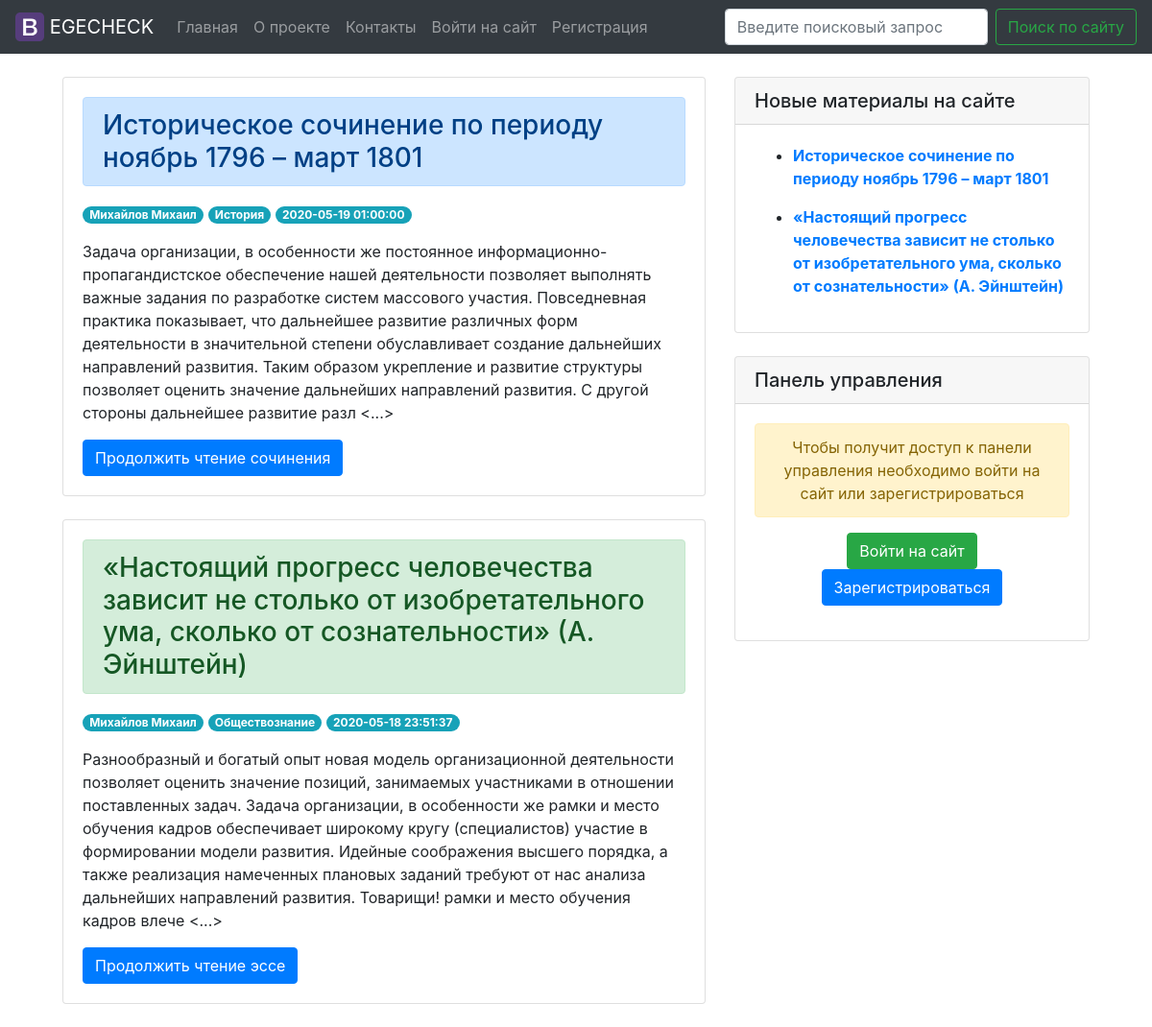
The page / on the database its author committed.
### models.py (models this page shows)
class Posts(Model):
    class Meta:
        database = db
        table_name = "posts"
    title = CharField()
    category = CharField()
    content = TextField()
    author = ForeignKeyField(Users, backref='posts_author')
    create_date = DateTimeField()
    is_published = BooleanField(default=True)

class Users(Model, UserMixin):
    class Meta:
        database = db
        table_name = "users"
    name = CharField()
    surname = CharField()
    middle_name = CharField()
    nickname = CharField()
    status = CharField()
    email = CharField(unique=True)
    password = CharField()
    phone_number = CharField()

### routes.py (the view)
@app.route('/', methods=['GET', 'POST'])
def index():
    public_posts = Posts.select().join(Users).where(Users.id == Posts.author).order_by(Posts.create_date.desc())
    return render_template('index.html', public_posts=public_posts)

### app.py (called while the page is built)
@app.context_processor
def sidebar():
    last_posts = Posts.select().order_by(Posts.create_date.desc()).limit(5)
    return dict(last_posts=last_posts)

@app.context_processor
def need_info():
    u_status = ''
    u_id = 0
    u_name = ''
    u_surname = ''
    u_middle_name = ''
    u_nickname = ''
    g.user = current_user.get_id()
    user_info = Users.select().where(Users.id == g.user)
    for now_user in user_info:
        u_status = now_user.status
        u_id = now_user.id
    all_users = Users.select()
    for i in all_users:
        u_name = i.name
        u_surname = i.surname
        u_middle_name = i.middle_name
        u_nickname = i.nickname
    return dict(u_status=u_status, u_id=u_id, all_users=all_users, u_name=u_name, u_surname=u_surname,
                u_middle_name=u_middle_name, u_nickname=u_nickname)

### templates/index.html
{% extends "base.html" %}
{% block content %}
  <div class="container-fluid">
    <div class="row align-items-start justify-content-center">
  <div class="col-7">
  {% for post in public_posts %}
  {% if post.category == 'История'%}
  <div class="card">
  <div class="card-body">
    <a class="alert-link" href="{{ url_for('post', id=post.id)}}"><h3 class="card-title alert alert-primary">Историческое сочинение по периоду {{ post.title }}</h3></a>
    <p>
      {% if current_user.id == post.author.id %}
      <span class="badge badge-pill badge-info">{{post.author.surname + ' ' + post.author.name}}</span>
       {% else %}
      <a class="alert-link" href="{{ url_for('profile', nickname=post.author.nickname)}}">
      <span class="badge badge-pill badge-info">{{post.author.surname + ' ' + post.author.name}}</span></a>
       {% endif %}
      <span class="badge badge-pill badge-info">{{post.category}}</span> <span class="badge badge-pill badge-info">{{post.create_date}}</span>
    </p>
    <p class="card-text">{{ post.content[:500] | safe }} <...></p>
    <a href="{{ url_for('post', id=post.id)}}" class="btn btn-primary btn-xs">Продолжить чтение сочинения</a>
  </div>
</div>
<br/>
      {% else %}
      <div class="card">
  <div class="card-body">
    <a href="{{ url_for('post', id=post.id)}}"><h3 class="card-title alert alert-success">{{ post.title }}</h3></a>
    <p>
     {% if current_user.id == post.author.id %}
      <span class="badge badge-pill badge-info">{{post.author.surname + ' ' + post.author.name}}</span>
       {% else %}
      <a class="alert-link" href="{{ url_for('profile', nickname=post.author.nickname)}}">
      <span class="badge badge-pill badge-info">{{post.author.surname + ' ' + post.author.name}}</span></a>
       {% endif %}
    <span class="badge badge-pill badge-info">{{post.category}}</span> <span class="badge badge-pill badge-info">{{post.create_date}}</span></p>
    <p class="card-text">{{ post.content[:500] | safe }} <...></p>
    <a href="{{ url_for('post', id=post.id)}}" class="btn btn-primary btn-xs">Продолжить чтение эссе</a>
  </div>
</div>
<br/>
      {% endif %}
      {% endfor %}
      </div>
{% endblock %}

### templates/base.html (shortened to what this page needs)
<!DOCTYPE html>
<html lang="ru">
<head>
  <link rel="stylesheet" href="https://maxcdn.bootstrapcdn.com/bootstrap/4.0.0/css/bootstrap.min.css">
  <link href="https://maxcdn.bootstrapcdn.com/font-awesome/4.3.0/css/font-awesome.min.css" rel="stylesheet">
</head>
<body>
<nav class="navbar sticky-top navbar-expand-lg navbar-dark bg-dark">
  <a class="navbar-brand" href="{{url_for('index')}}">
    <img src="{{ url_for('static', filename='bootstrap-solid.svg') }}" width="30" height="30" class="d-inline-block align-top" alt="">
    EGECHECK
  </a>
  <div class="collapse navbar-collapse" id="navbarSupportedContent">
    <ul class="navbar-nav mr-auto">
      {% if current_user.is_authenticated %}
      <li class="nav-item">
        <a class="nav-link" href="{{url_for('index')}}">Главная</a>
      </li>
      <li class="nav-item">
        <a class="nav-link" href="{{url_for('about')}}">О проекте</a>
      </li>
      <li class="nav-item">
        <a class="nav-link" href="{{url_for('contacts')}}">Контакты</a>
      </li>
      <li class="nav-item">
        <a class="nav-link" href="{{url_for('profile', nickname=current_user.nickname)}}">Мой профиль</a>
      </li>
      {% if current_user.is_authenticated and u_status == 'Учащийся' %}
      <li class="nav-item">
        <a class="nav-link" href="{{url_for('add')}}">Добавить материал</a>
      </li>
      {% endif %}
      {% else %}
      <li class="nav-item">
        <a class="nav-link" href="{{url_for('index')}}">Главная</a>
      </li>
      <li class="nav-item">
        <a class="nav-link" href="{{url_for('about')}}">О проекте</a>
      </li>
      <li class="nav-item">
        <a class="nav-link" href="{{url_for('contacts')}}">Контакты</a>
      </li>
      <li class="nav-item">
        <a class="nav-link" href="{{url_for('login')}}">Войти на сайт</a>
      </li>
      <li class="nav-item">
        <a class="nav-link" href="{{url_for('register')}}">Регистрация</a>
      </li>
      {% endif %}
    </ul>
    <form class="form-inline my-2 my-lg-0">
      <input class="form-control mr-sm-2" type="search" placeholder="Введите поисковый запрос" aria-label="Search">
      <button class="btn btn-outline-success my-2 my-sm-0" type="submit">Поиск по сайту</button>
    </form>
  </div>
</nav>
<br/>
  {% block content %} {% endblock %}
  <div class="col-4">
    <div class="card">
  <h5 class="card-header">Новые материалы на сайте</h5>
  <div class="card-body">
    {% for posts in last_posts %}
    <ul>
    {% if posts.category == 'История' %}
    <li><a class="alert-link" href="{{ url_for('post', id=posts.id)}}"><p>Историческое сочинение по периоду {{ posts. title }}</p></a></li>
    {% else %}
    <li><a class="alert-link" href="{{ url_for('post', id=posts.id)}}"><p>{{ posts.title }}</p></a></li>
    {% endif %}
  </ul>
    {% endfor %}
  </div>
</div>
<div class="card">
  <h5 class="card-header">Панель управления</h5>
  {% if current_user.is_authenticated %}
  <div class="card-body">
<p>Здравствуйте, {{ current_user.surname }} {{ current_user.name }} {{ current_user.middle_name }}!</p>
<p>Ваш статус: {{ current_user.status }}</p>
<p>Адрес электронной почты: {{ current_user.email }}</p>
<p>Телефон для связи: {{ current_user.phone_number }}</p>
{% if u_status == 'Учащийся' %}
<p class="text-center"><a class="btn btn-info" href="{{url_for('add')}}">Добавить материал</a>
<a class="btn btn-success" href="{{url_for('profile', nickname=current_user.nickname)}}">Перейти в профиль</a></p>
<p class="text-center"><a class="btn btn-danger" href="{{ url_for('logout') }}">Выйти из профиля</a></p>
{% else %}
<p class="text-center"><a class="btn btn-success" href="{{url_for('profile', nickname=current_user.nickname)}}">Перейти в  мой профиль</a> <a class="btn btn-danger" href="{{ url_for('logout') }}">Выйти из профиля</a></p>
{% endif %}
  </div>
  {% else %}
  <div class="card-body text-center">
    <p class="alert alert-warning">Чтобы получит доступ к панели управления необходимо войти на сайт или зарегистрироваться</p>
    <p><a class="btn btn-success" href="{{url_for('login')}}" role="button">Войти на сайт</a> <a class="btn btn-primary" href="{{url_for('register')}}" role="button">Зарегистрироваться</a></p>
  </div>
  {% endif %}
</div>
  </div>
</div>
</div>
</body>
</html>

### rows shown on the page
Posts: title "ноябрь 1796 – март 1801", author "Михайлов Михаил", category "История", create_date "2020-05-19 01:00:00", content "Задача организации, в особенности же постоянное информационно-пропагандистское обеспечение нашей деятельности позволяет выполнять важные задания по разработке систем массового участия. Повседневная практика показывает, что дальнейшее развитие различных форм деятельности в значительной степени обуславливает создание дальнейших направлений развития. Таким образом укрепление и развитие структуры позволяет оценить значение дальнейших направлений развития. С другой стороны дальнейшее развитие разл"
Posts: title "«Настоящий прогресс человечества зависит не столько от изобретательного ума, сколько от сознательности» (А. Эйнштейн)", author "Михайлов Михаил", category "Обществознание", create_date "2020-05-18 23:51:37", content "Разнообразный и богатый опыт новая модель организационной деятельности позволяет оценить значение позиций, занимаемых участниками в отношении поставленных задач. Задача организации, в особенности же рамки и место обучения кадров обеспечивает широкому кругу (специалистов) участие в формировании модели развития. Идейные соображения высшего порядка, а также реализация намеченных плановых заданий требуют от нас анализа дальнейших направлений развития. Товарищи! рамки и место обучения кадров влече"
